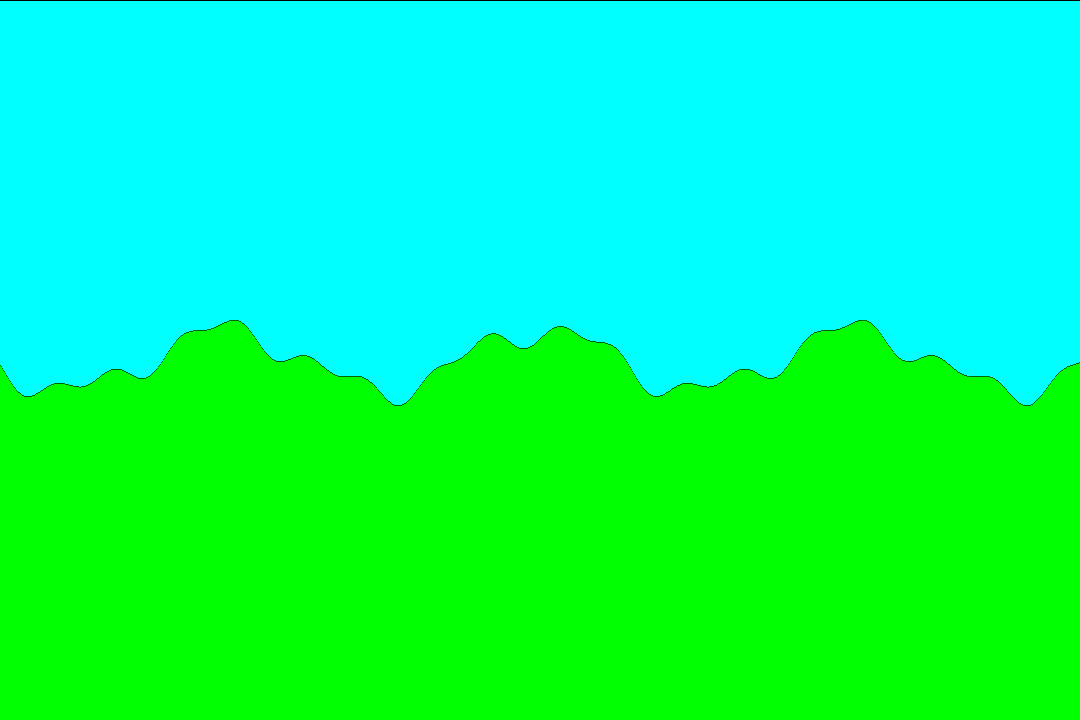

Here is the Python script that generated this plot:
from    engine import *
import  pygame, sys

def load2screen(screen = pygame.Surface, file_name = "result.png"):
    bg = pygame.image.load(file_name).convert()
    screen.blit(bg, (0, 0))
    pygame.display.flip()

SCREEN_WIDTH = 1080
SCREEN_HEIGHT = 720
BGCOLOR = black

def main():
    pygame.init()
    pygame_screen = pygame.display.set_mode((SCREEN_WIDTH, SCREEN_HEIGHT))
    engine_screen = Screen(SCREEN_HEIGHT, SCREEN_WIDTH, BGCOLOR)

    pygame.display.set_caption("Eanorambuena Mathematica")

    def setup(screen: Screen):
        screen.draw_axes()
        Hills = Sin * 0.7 + Sin[X * 0.5 - 1] + Cos[X * 0.2] * 3
        screen.split_regions(Hills, colors = [green, dark_green, cian])
        screen.paint_over(Sqrt[X ** 2 * -1 + I * 2500] + 300, color = yellow, x_bounds = [-49, 49], y_bounds = [250, 350])

    def loop(screen: Screen):
        screen.draw_axes()
        screen.plot(Sin, 0, 0, red)
        screen.plot(sin, 0, 0, green, 40)

    setup(engine_screen)
    engine_screen.save("example1.png")
    load2screen(pygame_screen, "example1.png")

    while True: 
        for event in pygame.event.get():
            if event.type == pygame.QUIT:
                sys.exit()
            elif event.type == pygame.KEYDOWN:
                if event.key == pygame.K_ESCAPE:
                    sys.exit()
                elif event.key == pygame.K_r:
                    if engine_screen.bgcolor == black:
                        engine_screen.bgcolor = white
                    else:
                        engine_screen.bgcolor = black
                    engine_screen.fill_room()
                    loop(engine_screen)
                    engine_screen.save()
                    load2screen(pygame_screen)

main()
